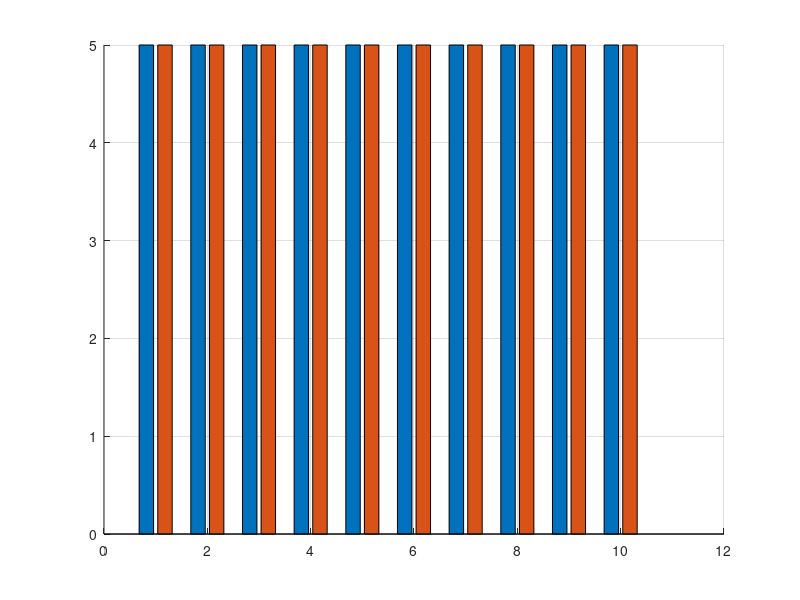

The MATLAB script that drew this image: (Note: this script raises an error after producing the figure.)
%% --- Top-End Speed Comparison (10 zones, manual input) ---
clear; clc; close all;

%% --- USER INPUT ---
baselineName = input('Enter BASELINE run name : ', 's');
improvedName = input('Enter IMPROVED run name : ', 's');

fprintf('\nEnter the 10 TOP-END speeds [km/h] for each run.\n');

fprintf('\n--- %s ---\n', baselineName);
baseline = zeros(1,10);
for i = 1:10
    baseline(i) = input(sprintf('  Top speed %2d: ', i));
end

fprintf('\n--- %s ---\n', improvedName);
improved = zeros(1,10);
for i = 1:10
    improved(i) = input(sprintf('  Top speed %2d: ', i));
end

%% --- CALCULATIONS ---
nZones = numel(improved);
delta = improved - baseline;
percentDelta = (delta ./ baseline) * 100;

%% --- PRINT TABLE ---
fprintf('\n--- Top-End Speed Comparison (%s vs %s) ---\n', improvedName, baselineName);
fprintf('Zone |  %s [km/h]  |  %s [km/h]  |  Δ (km/h)  |  Δ (%%)\n', improvedName, baselineName);
fprintf('-------------------------------------------------------------\n');
for i = 1:nZones
    fprintf(' %2d   |     %6.1f     |     %6.1f     |   %+6.2f   |   %+6.2f%%\n', ...
        i, improved(i), baseline(i), delta(i), percentDelta(i));
end
fprintf('-------------------------------------------------------------\n');
fprintf('Mean Δ Top Speed: %+6.2f km/h (%+.2f%%)\n', mean(delta), mean(percentDelta));

%% --- PLOT ---
figure('Name','Top-End Speed Comparison','NumberTitle','off','Position',[100 100 1000 600]);
hold on; grid on;

barData = [baseline(:), improved(:)];
b = bar(1:nZones, barData, 'grouped');
b(1).FaceColor = [0.85, 0.33, 0.10];  % orange for baseline
b(2).FaceColor = [0.20, 0.80, 0.20];  % green for improved

xlabel('Zone #');
ylabel('Top-End Speed [km/h]');
title(sprintf('Top-End Speeds: %s vs %s', improvedName, baselineName));
xticks(1:nZones);
legend({baselineName, improvedName}, 'Location', 'northoutside', 'Orientation', 'horizontal');

% --- Add delta annotations ---
for i = 1:nZones
    yMax = max(barData(i,:));
    deltaStr = sprintf('%+.1f km/h (%+.1f%%)', delta(i), percentDelta(i));
    if delta(i) >= 0
        text(i, yMax + 1.5, deltaStr, 'HorizontalAlignment','center', ...
            'FontWeight','bold', 'Color',[0 0.6 0]);
    else
        text(i, yMax + 1.5, deltaStr, 'HorizontalAlignment','center', ...
            'FontWeight','bold', 'Color',[0.8 0 0]);
    end
end

ylim([min([baseline, improved]) - 5, max([baseline, improved]) + 12]);
hold off;

fprintf('\n✅ 10-zone top-end speed comparison complete.\n');
